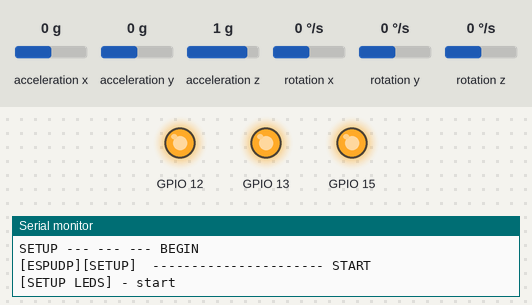
Simulated run of this program. Board: ESP32. Parts: output pins drawn as LEDs (lit = HIGH), the last lines printed to the serial monitor. The test bench sets the inputs (shaded band); at power-on: acceleration x 0 g, acceleration y 0 g, acceleration z 1 g, rotation x 0 °/s, rotation y 0 °/s, rotation z 0 °/s.

Above: at 0.3 s.
At 1.7 s:
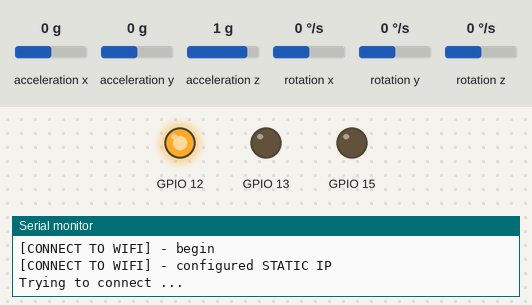
At 4.4 s:
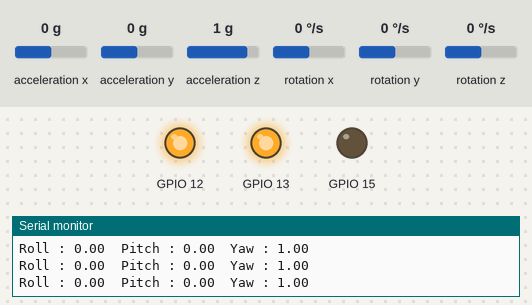
4.5 s: acceleration x set to -1.4 g
6.0 s: acceleration y set to -1.4 g
Timing chart, 0 to 9.0 s (numbered marks = the images above; inputs shaded):
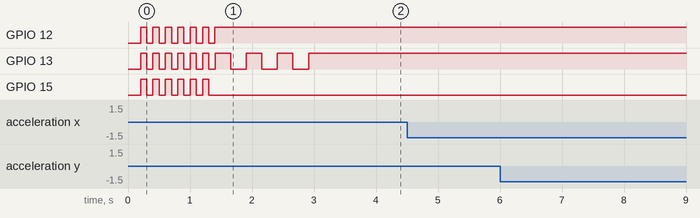

The program:

main.cpp
```cpp
#include <Arduino.h>
#include <EspChannel.h>


// ______________________________________________________________________________________________ PARAMETERS

//Static IP address configuration
//      ROBOT IPS
// IP = 192.168.0.6 -> SIID
// IP = 192.168.0.7 -> BLACKWING
// IP = 192.168.0.8 -> SONOMA
//      ESP IPS
// IP = 192.168.0.40 -> ACC 1
// IP = 192.168.0.41 -> ACC 2
// IP = 192.168.0.50 -> SONAR 1

//const IPAddress staticIP(192, 168, 0, 50);  // this device static IP
const IPAddress staticIP(192, 168, 0, 50);  // this device static IP
// const IPAddress staticIP(192, 168, 0, 40);  // this device static IP


// ______________________________________________________________________________________________ ESP CHANNEL


// ---------- ACCELEROMETER

int accPinA = 27; //18 SDA
int accPinB = 26; //19 SCL
JAccEspChannel espChannel(staticIP, accPinA, accPinB);


// ______________________________________________________________________________________________ MAIN

void setup() {

  // SERIAL
  Serial.begin(115200);
  delay(200);
  Serial.println("SETUP --- --- --- BEGIN");

  // SETUP ESP CHANNEL
  espChannel.setup();
  delay(200);

  // wait for a few seconds before starting
  delay(100);
  Serial.println("SETUP --- --- --- COMPLETE");
}

void loop() {

  espChannel.loop();
}
```
